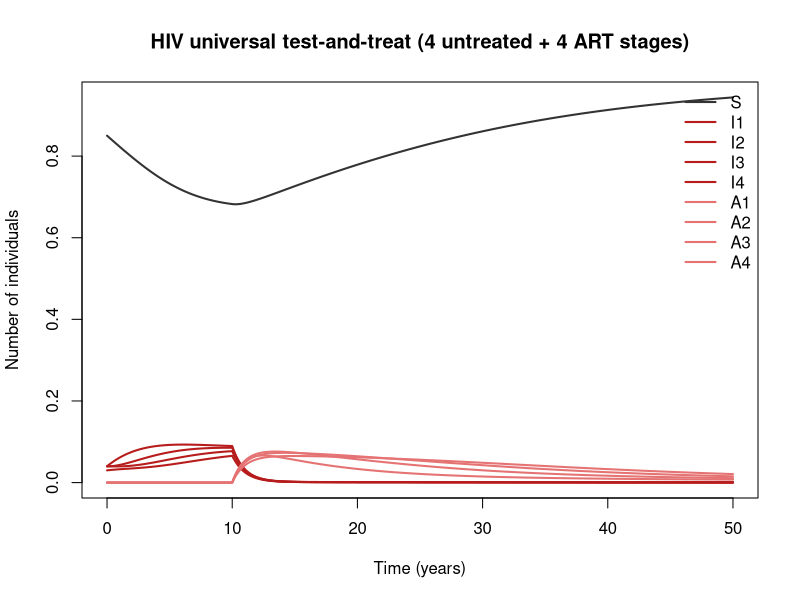

R code for this plot:
## HIV universal test-and-treat (4 untreated + 4 ART stages)
## HIV, generalised heterosexual epidemic (South Africa).
## Parameter values: 0 of 10 checked against the source; the rest are recalled or illustrative.
## Reference: Granich RM, Gilks CF, Dye C, De Cock KM, Williams BG. Universal voluntary HIV testing with immediate antiretroviral therapy as a strategy for elimination of HIV transmission: a mathematical model. Lancet 2009;373(9657):48–57
## Source: https://doi.org/10.1016/S0140-6736(08)61697-9
##
## Generated from a compartmental model diagram (model format v1).
## Regenerating from the same diagram always gives this exact file.
##
## Compartments: S, I1, I2, I3, I4, A1, A2, A3, A4
## Flows (time unit: years):
##   (outside) -> S   : (mu * N + rho_p * I4 + rho_a * A4)
##   S -> I1          : foi * S
##   I1 -> I2         : rho_p * I1
##   I2 -> I3         : rho_p * I2
##   I3 -> I4         : rho_p * I3
##   I4 -> (outside)  : rho_p * I4
##   I1 -> A1         : tau_t * I1
##   I2 -> A2         : tau_t * I2
##   I3 -> A3         : tau_t * I3
##   I4 -> A4         : tau_t * I4
##   A1 -> A2         : rho_a * A1
##   A2 -> A3         : rho_a * A2
##   A3 -> A4         : rho_a * A3
##   A4 -> (outside)  : rho_a * A4
##   A1 -> I1         : dropout * A1
##   A2 -> I2         : dropout * A2
##   A3 -> I3         : dropout * A3
##   A4 -> I4         : dropout * A4
##   S -> (outside)   : mu * S
##   I1 -> (outside)  : mu * I1
##   I2 -> (outside)  : mu * I2
##   I3 -> (outside)  : mu * I3
##   I4 -> (outside)  : mu * I4
##   A1 -> (outside)  : mu * A1
##   A2 -> (outside)  : mu * A2
##   A3 -> (outside)  : mu * A3
##   A4 -> (outside)  : mu * A4

library(deSolve)

# ---- Time ------------------------------------------------------------
times <- seq(0, 50, by = 0.05)  # years

# ---- Parameters ------------------------------------------------------
parameters <- c(
  lambda0 = 0.6,    # transmission coefficient at low prevalence (/yr) [illustrative]
  alpha_h = 4,      # strength of the prevalence-dependent decline in transmission [illustrative]
  n_h = 1,          # shape exponent of that decline [illustrative]
  rho_p = 0.4,      # progression rate between untreated stages (4 stages of 2.5 yr give about 10 yr mean survival) (/yr) [illustrative]
  rho_a = 0.1,      # progression between stages while on ART (slower) (/yr) [illustrative]
  eps_art = 0.01,   # relative infectiousness on ART (99% reduction) [recalled]
  tau = 1,          # testing plus ART initiation rate; 1/yr = annual universal test-and-treat (/yr) [illustrative]
  dropout = 0.015,  # ART discontinuation (/yr) [illustrative]
  mu = 0.02,        # background adult mortality/exit (/yr) [illustrative]
  t_start = 10      # year the strategy starts (yr) [illustrative]
)

# ---- Initial conditions ----------------------------------------------
state <- c(
  S = 0.85,   # susceptible adults aged 15+
  I1 = 0.04,  # untreated HIV, stage 1
  I2 = 0.04,  # untreated HIV, stage 2
  I3 = 0.04,  # untreated HIV, stage 3
  I4 = 0.03,  # untreated HIV, stage 4 (AIDS)
  A1 = 0,     # on ART, entered from stage 1
  A2 = 0,     # on ART, entered from stage 2
  A3 = 0,     # on ART, entered from stage 3
  A4 = 0      # on ART, entered from stage 4
)

# ---- Model equations -------------------------------------------------
hiv_art_tasp_granich_model <- function(t, state, parameters) {
  with(as.list(c(state, parameters)), {
    # Total population
    N <- S + I1 + I2 + I3 + I4 + A1 + A2 + A3 + A4

    # Derived quantities
    P <- (I1 + I2 + I3 + I4 + A1 + A2 + A3 + A4) / N                          # HIV prevalence
    lam_eff <- lambda0 * exp(-alpha_h * P^n_h)                                # saturating transmission rate (heterogeneity proxy)
    foi <- lam_eff * (I1 + I2 + I3 + I4 + eps_art * (A1 + A2 + A3 + A4)) / N  # force of infection
    tau_t <- ifelse(t >= t_start, tau, 0)                                     # time-switched testing/ART rate

    # Rates of change
    dS <- (mu * N + rho_p * I4 + rho_a * A4) - foi * S - mu * S
    dI1 <- foi * S - rho_p * I1 - tau_t * I1 + dropout * A1 - mu * I1
    dI2 <- rho_p * I1 - rho_p * I2 - tau_t * I2 + dropout * A2 - mu * I2
    dI3 <- rho_p * I2 - rho_p * I3 - tau_t * I3 + dropout * A3 - mu * I3
    dI4 <- rho_p * I3 - rho_p * I4 - tau_t * I4 + dropout * A4 - mu * I4
    dA1 <- tau_t * I1 - rho_a * A1 - dropout * A1 - mu * A1
    dA2 <- tau_t * I2 + rho_a * A1 - rho_a * A2 - dropout * A2 - mu * A2
    dA3 <- tau_t * I3 + rho_a * A2 - rho_a * A3 - dropout * A3 - mu * A3
    dA4 <- tau_t * I4 + rho_a * A3 - rho_a * A4 - dropout * A4 - mu * A4

    list(c(dS, dI1, dI2, dI3, dI4, dA1, dA2, dA3, dA4))
  })
}

# ---- Solve -----------------------------------------------------------
out <- ode(y = state, times = times, func = hiv_art_tasp_granich_model, parms = parameters, hmax = 0.05)
out <- as.data.frame(out)

# ---- Plot ------------------------------------------------------------
compartment_cols <- c(S = "#333333", I1 = "#B71C1C", I2 = "#B71C1C", I3 = "#B71C1C", I4 = "#B71C1C", A1 = "#E57373", A2 = "#E57373", A3 = "#E57373", A4 = "#E57373")
matplot(out$time, out[, names(compartment_cols)], type = "l", lty = 1, lwd = 2,
        col = compartment_cols, xlab = "Time (years)", ylab = "Number of individuals",
        main = "HIV universal test-and-treat (4 untreated + 4 ART stages)")
legend("topright", legend = names(compartment_cols), col = compartment_cols,
       lty = 1, lwd = 2, bty = "n")
